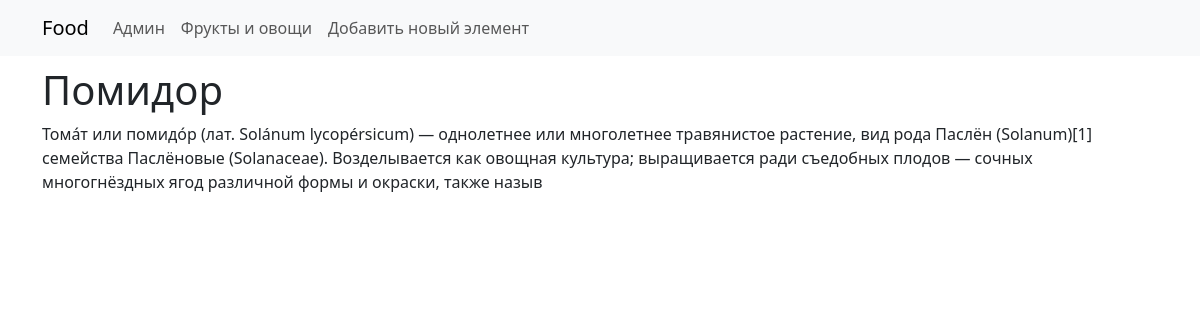
/food/1/, run on an earlier commit of the app's database.
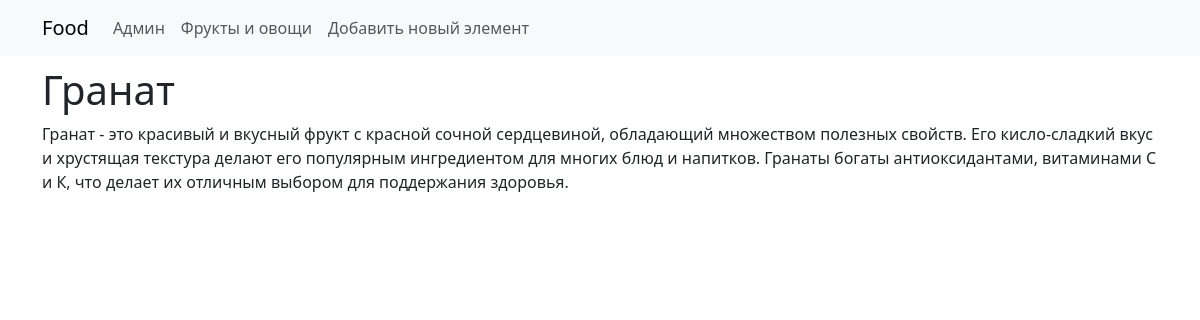
And on a later commit of the database.
### table/models.py (models this page shows, shortened)
class Food(models.Model):
    name = models.CharField(max_length=100, verbose_name="Заголовок")
    description = models.TextField(verbose_name="Текст статьи")
    img = models.ImageField(upload_to='photos/%Y/%m/%d', blank=True, verbose_name='Фото')
    type = models.ForeignKey(FoodType, on_delete=models.PROTECT, null=True, default=1, verbose_name='Тип еды')

### table/views.py (the view)
# urls.py: path('food/<int:pk>/', views.food_detail, name='food_detail'),
def food_detail(request, pk):
    food = get_object_or_404(Food, pk=pk)
    return render(request, 'food_detail.html', {'food': food})

### table/templates/food_detail.html (shortened to what this page needs)
{% extends 'base.html' %}
{% block content %}
<section>
    <div class="container">
        <h1>{{ food.name }}</h1>
        <p>{{ food.description }}</p>
    </div>
</section>
{% endblock content %}

### table/templates/base.html (shortened to what this page needs)
<!DOCTYPE html>
{% load static %}
{% load i18n %}
<html lang="en">
<head>
    <link type="text/css" href="{% static 'css/styles.css' %}" rel="stylesheet" />
    <link href="https://cdn.jsdelivr.net/npm/bootstrap@5.3.3/dist/css/bootstrap.min.css" rel="stylesheet"
>
</head>
<body>
    <header>
        <nav class="navbar navbar-expand-lg bg-body-tertiary">
          <div class="container">
            <a class="navbar-brand" href="/">Food</a>
            <div class="collapse navbar-collapse" id="navbarNavAltMarkup">
              <div class="navbar-nav">
                <a class="nav-link" href="/admin/">Админ</a>
                <a class="nav-link" href="/vegetables_fruits/">Фрукты и овощи</a>
                <a class="nav-link" href="/add_new_element/">Добавить новый элемент</a>
              </div>
            </div>
          </div>
        </nav>
    </header>
    {% block content %}{% endblock content %}
</body>
</html>

### table/static/css/styles.css (style rules this page uses)
section, button { padding-top: 10px; padding-bottom: 10px; }

What changed in the data, as far as the page shows it:
changed Food: name "Помидор" → "Гранат"; description "Тома́т или помидо́р (лат. Solánum lycopérsicum) — однолетнее или многолетнее травянистое растение, вид рода Паслён (Solanum)[1] семейства Паслёновые (Solanaceae). Возделывается как овощная культура; выращивается ради съедобных плодов — сочных многогнёздных ягод различной формы и окраски, также назыв" → "Гранат - это красивый и вкусный фрукт с красной сочной сердцевиной, обладающий множеством полезных свойств. Его кисло-сладкий вкус и хрустящая текстура делают его популярным ингредиентом для многих блюд и напитков. Гранаты богаты антиоксидантами, витаминами С и К, что делает их отличным выбором для поддержания здоровья."
